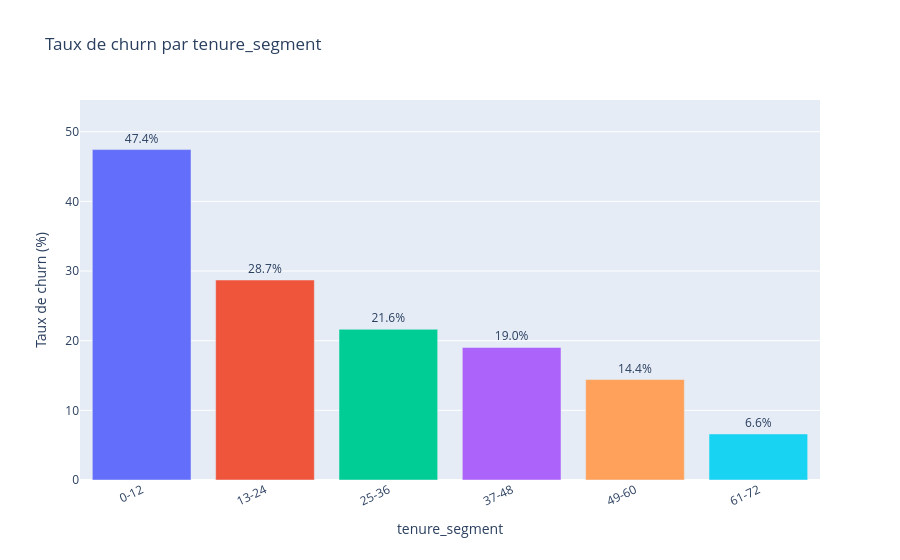
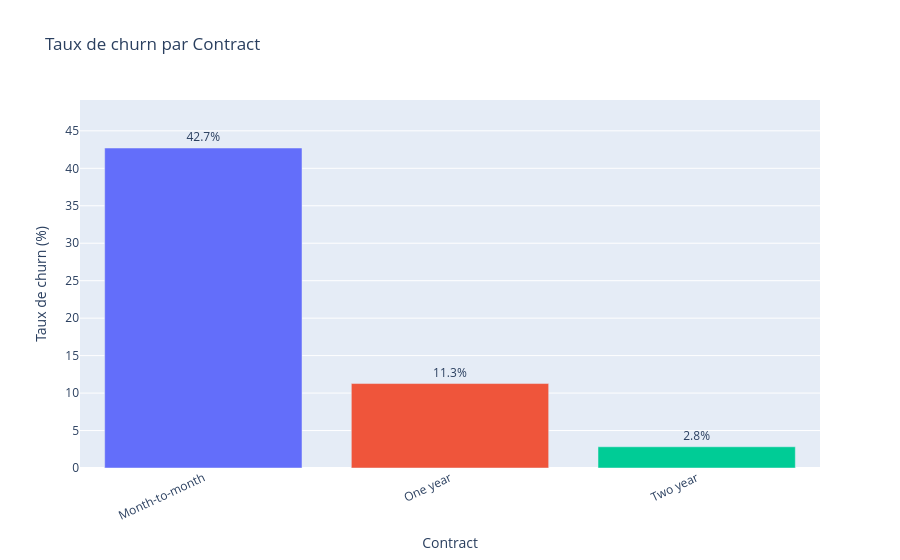
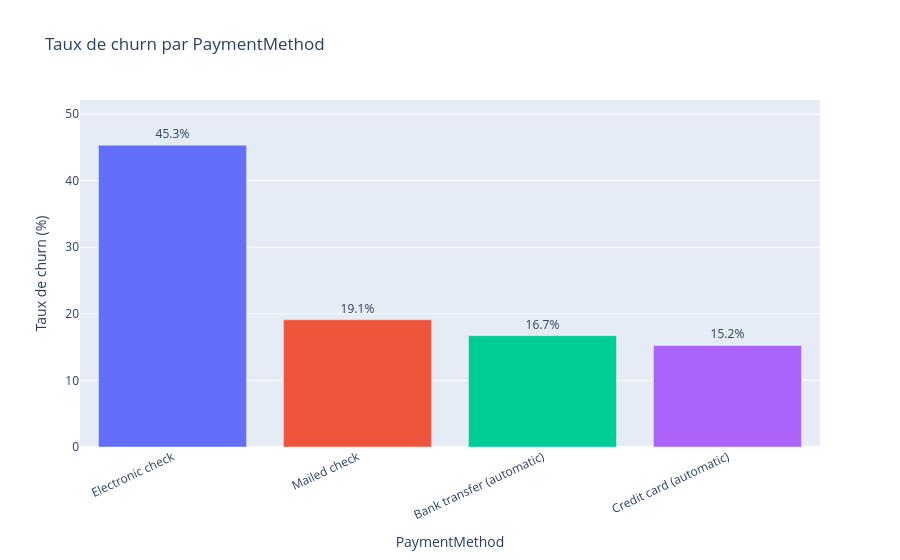
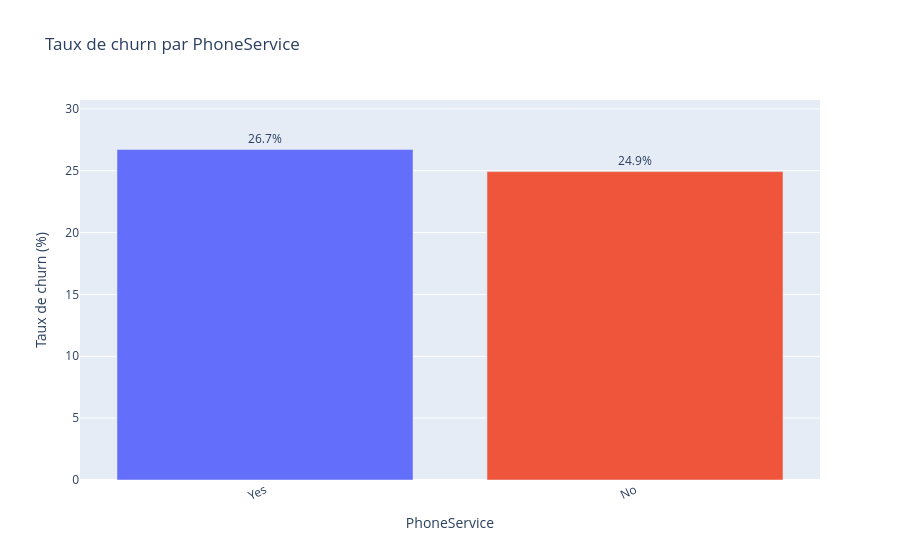

Notebook source saved alongside these figures, in order:
### Markdown cell above
Definition du protocole d'evalutaion

Split : train / validation / test (stratifié  Churn)
Métriques : ROC-AUC, Precision, Recall, F1-score
Déséquilibre : prise en compte via l’analyse de ces métriques (notamment Recall/F1 sur churn)

### Code cell
# =========================
# 1) Préparation des données
# =========================

# Copie de sécurité (optionnel)
df_work = df.copy()

# Normaliser Churn en 0/1
df_work["Churn_num"] = (
    df_work["Churn"]
    .astype(str).str.strip().str.lower()
    .map({
        "yes": 1, "no": 0,
        "1": 1, "0": 0,
        "true": 1, "false": 0
    })
)

# Vérification rapide (valeurs non reconnues)
n_na = df_work["Churn_num"].isna().sum()
print(f"Valeurs Churn non reconnues: {n_na}")

# Segment tenure (si la colonne tenure existe)
if "tenure" in df_work.columns:
    bins = [0, 12, 24, 36, 48, 60, 72]
    labels = ["0-12", "13-24", "25-36", "37-48", "49-60", "61-72"]
    df_work["tenure_segment"] = pd.cut(
        df_work["tenure"], bins=bins, labels=labels, include_lowest=True
    )

# =========================
# 2) Fonction unique bar chart
# =========================

def plot_churn_rate_bar(data, segment_col, title=None):
    tmp = (
        data.groupby(segment_col, dropna=False)["Churn_num"]
            .mean()
            .mul(100)
            .reset_index(name="churn_rate")
            .sort_values("churn_rate", ascending=False)
    )

    print(f"\n--- {segment_col} ---")
    print(tmp)

    fig = px.bar(
        tmp,
        x=segment_col,
        y="churn_rate",
        color=segment_col,  # une couleur différente par barre
        text=tmp["churn_rate"].round(1).astype(str) + "%",
        labels={segment_col: segment_col, "churn_rate": "Taux de churn (%)"},
        title=title or f"Taux de churn par {segment_col}"
    )

    fig.update_traces(textposition="outside")
    fig.update_layout(
        showlegend=False,
        xaxis_tickangle=-25,
        yaxis_range=[0, max(5, tmp["churn_rate"].max() * 1.15)]
    )
    fig.show()

# =========================
# 3) Générer tous les graphes
# =========================

segments = [
    "tenure_segment",   # créé plus haut
    "Contract",
    "PaymentMethod",
    "PhoneService",
    "OnlineSecurity",
    "MultipleLines"
]

for col in segments:
    if col in df_work.columns:
        plot_churn_rate_bar(df_work, col, f"Taux de churn par {col}")
    else:
        print(f"Colonne absente: {col}")

### Figure 1 — Plotly figure (JSON) as saved in the notebook; plotly's stock layout.template omitted (floating-point values rounded to 4 significant figures)
{"data": [{"hovertemplate": "tenure_segment=%{x}<br>Taux de churn (%)=%{y}<br>text=%{text}<extra></extra>", "legendgroup": "0-12", "marker": {"color": "#636efa", "pattern": {"shape": ""}}, "name": "0-12", "orientation": "v", "showlegend": true, "text": ["47.4%"], "textposition": "outside", "type": "bar", "x": ["0-12"], "xaxis": "x", "y": [47.44], "yaxis": "y"}, {"hovertemplate": "tenure_segment=%{x}<br>Taux de churn (%)=%{y}<br>text=%{text}<extra></extra>", "legendgroup": "13-24", "marker": {"color": "#EF553B", "pattern": {"shape": ""}}, "name": "13-24", "orientation": "v", "showlegend": true, "text": ["28.7%"], "textposition": "outside", "type": "bar", "x": ["13-24"], "xaxis": "x", "y": [28.71], "yaxis": "y"}, {"hovertemplate": "tenure_segment=%{x}<br>Taux de churn (%)=%{y}<br>text=%{text}<extra></extra>", "legendgroup": "25-36", "marker": {"color": "#00cc96", "pattern": {"shape": ""}}, "name": "25-36", "orientation": "v", "showlegend": true, "text": ["21.6%"], "textposition": "outside", "type": "bar", "x": ["25-36"], "xaxis": "x", "y": [21.63], "yaxis": "y"}, {"hovertemplate": "tenure_segment=%{x}<br>Taux de churn (%)=%{y}<br>text=%{text}<extra></extra>", "legendgroup": "37-48", "marker": {"color": "#ab63fa", "pattern": {"shape": ""}}, "name": "37-48", "orientation": "v", "showlegend": true, "text": ["19.0%"], "textposition": "outside", "type": "bar", "x": ["37-48"], "xaxis": "x", "y": [19.03], "yaxis": "y"}, {"hovertemplate": "tenure_segment=%{x}<br>Taux de churn (%)=%{y}<br>text=%{text}<extra></extra>", "legendgroup": "49-60", "marker": {"color": "#FFA15A", "pattern": {"shape": ""}}, "name": "49-60", "orientation": "v", "showlegend": true, "text": ["14.4%"], "textposition": "outside", "type": "bar", "x": ["49-60"], "xaxis": "x", "y": [14.42], "yaxis": "y"}, {"hovertemplate": "tenure_segment=%{x}<br>Taux de churn (%)=%{y}<br>text=%{text}<extra></extra>", "legendgroup": "61-72", "marker": {"color": "#19d3f3", "pattern": {"shape": ""}}, "name": "61-72", "orientation": "v", "showlegend": true, "text": ["6.6%"], "textposition": "outside", "type": "bar", "x": ["61-72"], "xaxis": "x", "y": [6.61], "yaxis": "y"}], "layout": {"barmode": "relative", "legend": {"title": {"text": "tenure_segment"}, "tracegroupgap": 0}, "showlegend": false, "title": {"text": "Taux de churn par tenure_segment"}, "xaxis": {"anchor": "y", "categoryarray": ["0-12", "13-24", "25-36", "37-48", "49-60", "61-72"], "categoryorder": "array", "domain": [0, 1], "tickangle": -25, "title": {"text": "tenure_segment"}}, "yaxis": {"anchor": "x", "domain": [0, 1], "range": [0, 54.55], "title": {"text": "Taux de churn (%)"}}}}

### Figure 2 — Plotly figure (JSON) as saved in the notebook; plotly's stock layout.template omitted (floating-point values rounded to 4 significant figures)
{"data": [{"hovertemplate": "Contract=%{x}<br>Taux de churn (%)=%{y}<br>text=%{text}<extra></extra>", "legendgroup": "Month-to-month", "marker": {"color": "#636efa", "pattern": {"shape": ""}}, "name": "Month-to-month", "orientation": "v", "showlegend": true, "text": ["42.7%"], "textposition": "outside", "type": "bar", "x": ["Month-to-month"], "xaxis": "x", "y": [42.71], "yaxis": "y"}, {"hovertemplate": "Contract=%{x}<br>Taux de churn (%)=%{y}<br>text=%{text}<extra></extra>", "legendgroup": "One year", "marker": {"color": "#EF553B", "pattern": {"shape": ""}}, "name": "One year", "orientation": "v", "showlegend": true, "text": ["11.3%"], "textposition": "outside", "type": "bar", "x": ["One year"], "xaxis": "x", "y": [11.27], "yaxis": "y"}, {"hovertemplate": "Contract=%{x}<br>Taux de churn (%)=%{y}<br>text=%{text}<extra></extra>", "legendgroup": "Two year", "marker": {"color": "#00cc96", "pattern": {"shape": ""}}, "name": "Two year", "orientation": "v", "showlegend": true, "text": ["2.8%"], "textposition": "outside", "type": "bar", "x": ["Two year"], "xaxis": "x", "y": [2.832], "yaxis": "y"}], "layout": {"barmode": "relative", "legend": {"title": {"text": "Contract"}, "tracegroupgap": 0}, "showlegend": false, "title": {"text": "Taux de churn par Contract"}, "xaxis": {"anchor": "y", "categoryarray": ["Month-to-month", "One year", "Two year"], "categoryorder": "array", "domain": [0, 1], "tickangle": -25, "title": {"text": "Contract"}}, "yaxis": {"anchor": "x", "domain": [0, 1], "range": [0, 49.12], "title": {"text": "Taux de churn (%)"}}}}

### Figure 3 — Plotly figure (JSON) as saved in the notebook; plotly's stock layout.template omitted (floating-point values rounded to 4 significant figures)
{"data": [{"hovertemplate": "PaymentMethod=%{x}<br>Taux de churn (%)=%{y}<br>text=%{text}<extra></extra>", "legendgroup": "Electronic check", "marker": {"color": "#636efa", "pattern": {"shape": ""}}, "name": "Electronic check", "orientation": "v", "showlegend": true, "text": ["45.3%"], "textposition": "outside", "type": "bar", "x": ["Electronic check"], "xaxis": "x", "y": [45.29], "yaxis": "y"}, {"hovertemplate": "PaymentMethod=%{x}<br>Taux de churn (%)=%{y}<br>text=%{text}<extra></extra>", "legendgroup": "Mailed check", "marker": {"color": "#EF553B", "pattern": {"shape": ""}}, "name": "Mailed check", "orientation": "v", "showlegend": true, "text": ["19.1%"], "textposition": "outside", "type": "bar", "x": ["Mailed check"], "xaxis": "x", "y": [19.11], "yaxis": "y"}, {"hovertemplate": "PaymentMethod=%{x}<br>Taux de churn (%)=%{y}<br>text=%{text}<extra></extra>", "legendgroup": "Bank transfer (automatic)", "marker": {"color": "#00cc96", "pattern": {"shape": ""}}, "name": "Bank transfer (automatic)", "orientation": "v", "showlegend": true, "text": ["16.7%"], "textposition": "outside", "type": "bar", "x": ["Bank transfer (automatic)"], "xaxis": "x", "y": [16.71], "yaxis": "y"}, {"hovertemplate": "PaymentMethod=%{x}<br>Taux de churn (%)=%{y}<br>text=%{text}<extra></extra>", "legendgroup": "Credit card (automatic)", "marker": {"color": "#ab63fa", "pattern": {"shape": ""}}, "name": "Credit card (automatic)", "orientation": "v", "showlegend": true, "text": ["15.2%"], "textposition": "outside", "type": "bar", "x": ["Credit card (automatic)"], "xaxis": "x", "y": [15.24], "yaxis": "y"}], "layout": {"barmode": "relative", "legend": {"title": {"text": "PaymentMethod"}, "tracegroupgap": 0}, "showlegend": false, "title": {"text": "Taux de churn par PaymentMethod"}, "xaxis": {"anchor": "y", "categoryarray": ["Electronic check", "Mailed check", "Bank transfer (automatic)", "Credit card (automatic)"], "categoryorder": "array", "domain": [0, 1], "tickangle": -25, "title": {"text": "PaymentMethod"}}, "yaxis": {"anchor": "x", "domain": [0, 1], "range": [0, 52.08], "title": {"text": "Taux de churn (%)"}}}}

### Figure 4 — Plotly figure (JSON) as saved in the notebook; plotly's stock layout.template omitted (floating-point values rounded to 4 significant figures)
{"data": [{"hovertemplate": "PhoneService=%{x}<br>Taux de churn (%)=%{y}<br>text=%{text}<extra></extra>", "legendgroup": "Yes", "marker": {"color": "#636efa", "pattern": {"shape": ""}}, "name": "Yes", "orientation": "v", "showlegend": true, "text": ["26.7%"], "textposition": "outside", "type": "bar", "x": ["Yes"], "xaxis": "x", "y": [26.71], "yaxis": "y"}, {"hovertemplate": "PhoneService=%{x}<br>Taux de churn (%)=%{y}<br>text=%{text}<extra></extra>", "legendgroup": "No", "marker": {"color": "#EF553B", "pattern": {"shape": ""}}, "name": "No", "orientation": "v", "showlegend": true, "text": ["24.9%"], "textposition": "outside", "type": "bar", "x": ["No"], "xaxis": "x", "y": [24.93], "yaxis": "y"}], "layout": {"barmode": "relative", "legend": {"title": {"text": "PhoneService"}, "tracegroupgap": 0}, "showlegend": false, "title": {"text": "Taux de churn par PhoneService"}, "xaxis": {"anchor": "y", "categoryarray": ["Yes", "No"], "categoryorder": "array", "domain": [0, 1], "tickangle": -25, "title": {"text": "PhoneService"}}, "yaxis": {"anchor": "x", "domain": [0, 1], "range": [0, 30.72], "title": {"text": "Taux de churn (%)"}}}}
